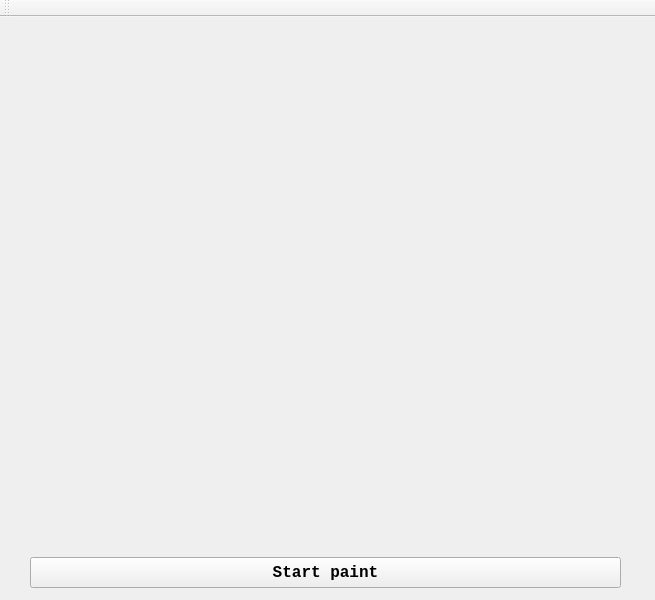
<?xml version="1.0" encoding="UTF-8"?>
<ui version="4.0">
 <class>MainWindow</class>
 <widget class="QMainWindow" name="MainWindow">
  <property name="geometry">
   <rect>
    <x>0</x>
    <y>0</y>
    <width>655</width>
    <height>600</height>
   </rect>
  </property>
  <property name="sizePolicy">
   <sizepolicy hsizetype="Fixed" vsizetype="Fixed">
    <horstretch>0</horstretch>
    <verstretch>0</verstretch>
   </sizepolicy>
  </property>
  <property name="minimumSize">
   <size>
    <width>655</width>
    <height>600</height>
   </size>
  </property>
  <property name="maximumSize">
   <size>
    <width>655</width>
    <height>600</height>
   </size>
  </property>
  <property name="windowTitle">
   <string>MainWindow</string>
  </property>
  <widget class="QWidget" name="centralWidget">
   <widget class="QPushButton" name="pushButton_StartPainting">
    <property name="geometry">
     <rect>
      <x>30</x>
      <y>540</y>
      <width>591</width>
      <height>31</height>
     </rect>
    </property>
    <property name="font">
     <font>
      <family>Consolas</family>
      <pointsize>12</pointsize>
      <weight>75</weight>
      <bold>true</bold>
     </font>
    </property>
    <property name="text">
     <string>Start paint</string>
    </property>
   </widget>
  </widget>
  <widget class="QMenuBar" name="menuBar">
   <property name="geometry">
    <rect>
     <x>0</x>
     <y>0</y>
     <width>655</width>
     <height>20</height>
    </rect>
   </property>
  </widget>
  <widget class="QToolBar" name="mainToolBar">
   <attribute name="toolBarArea">
    <enum>TopToolBarArea</enum>
   </attribute>
   <attribute name="toolBarBreak">
    <bool>false</bool>
   </attribute>
  </widget>
 </widget>
 <layoutdefault spacing="6" margin="11"/>
 <resources/>
 <connections/>
</ui>
